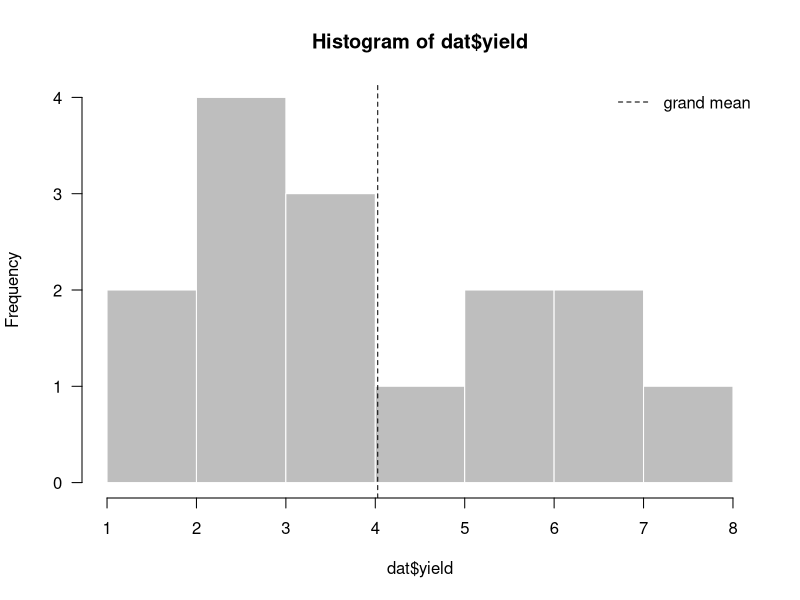
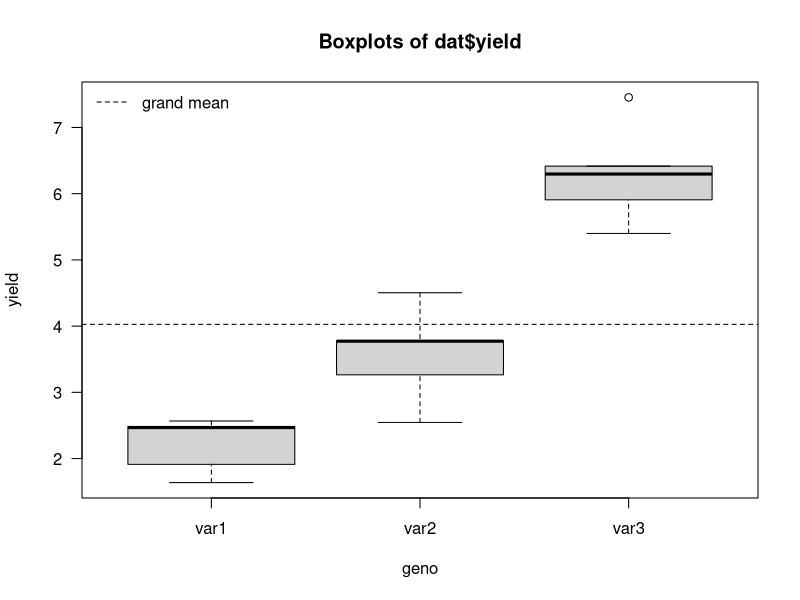
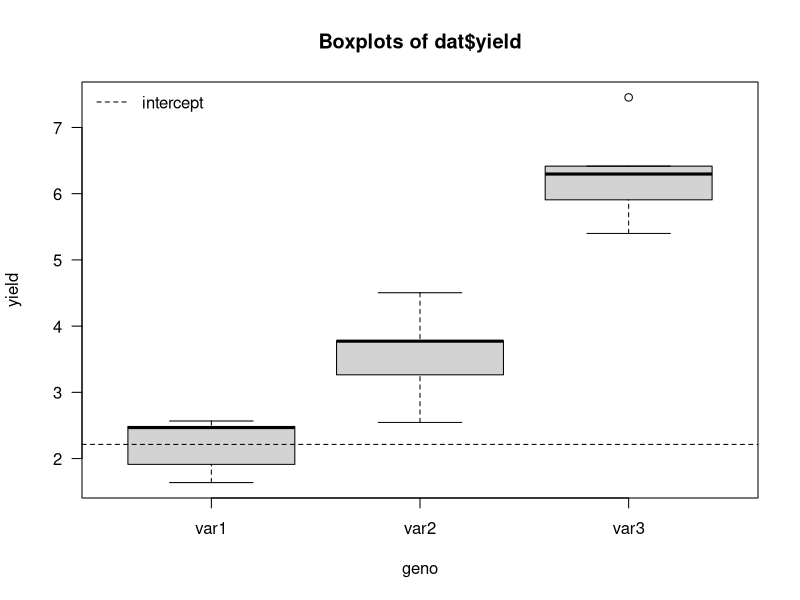
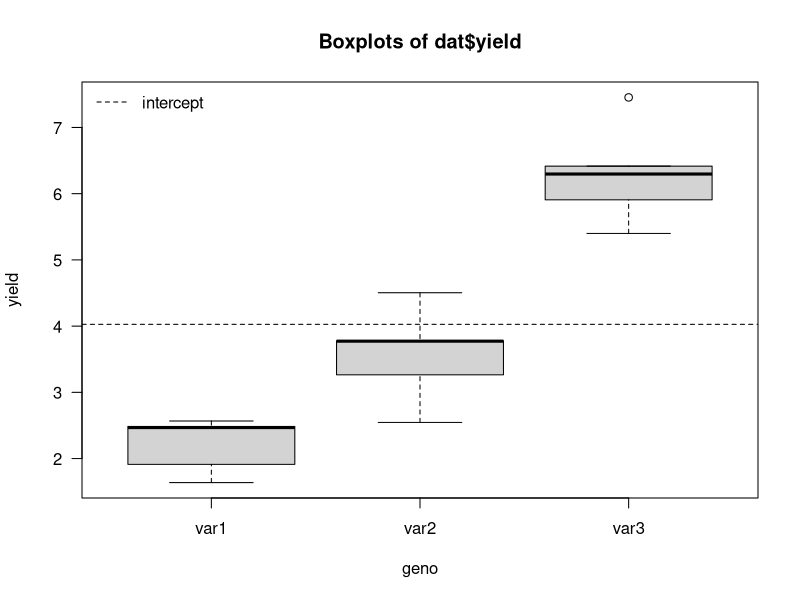
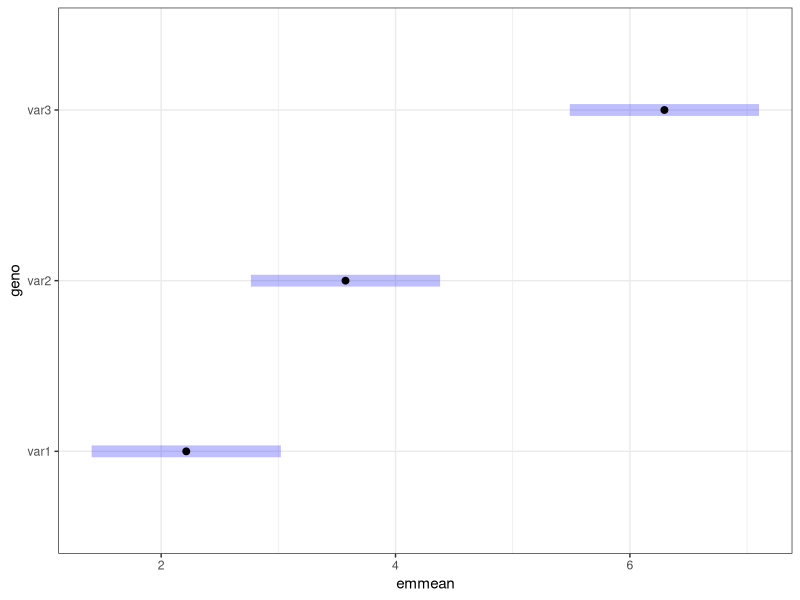
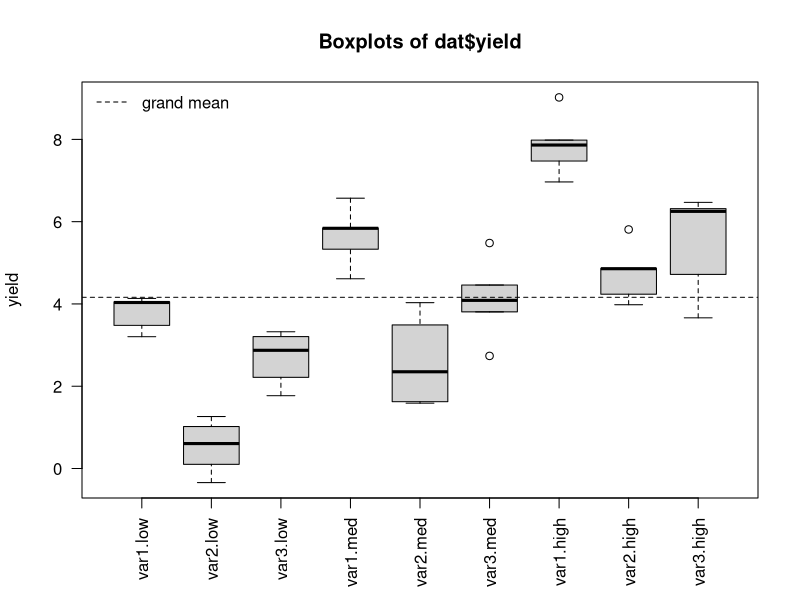
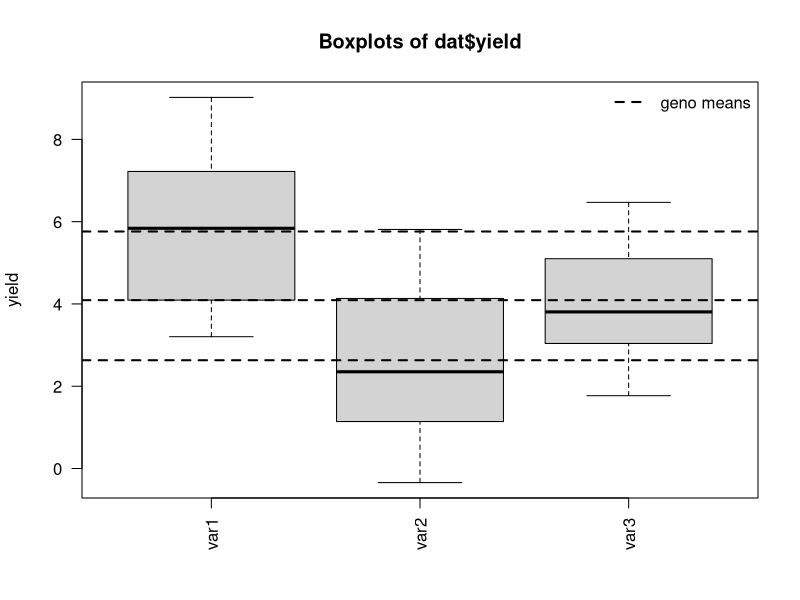
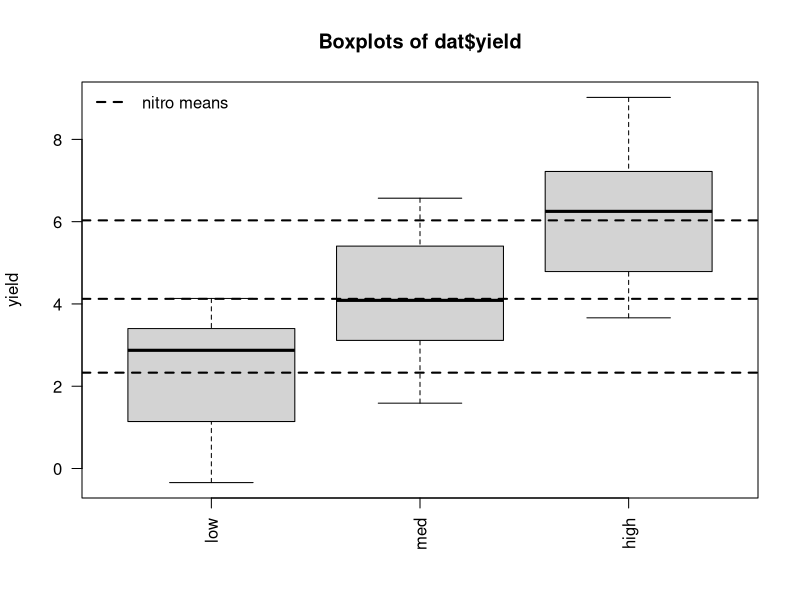

These charts were generated, in order, by the following R code:
## ---- chunk 1
suppressPackageStartupMessages(library(knitr))
opts_chunk$set(echo=TRUE, warning=TRUE, message=TRUE, cache=FALSE,
               fig.align="center", collapse=TRUE)
opts_knit$set(progress=TRUE, verbose=TRUE)
## ---- chunk 2
suppressPackageStartupMessages(library(emmeans))
## ---- chunk 3
G <- 3 # number of genotypes
R <- 5 # number of replicates per genotype
## ---- chunk 4
(lev.genos <- paste0("var", 1:G))
(lev.reps <- LETTERS[1:R])
dat <- data.frame(geno=rep(lev.genos, each=R),
                  rep=rep(lev.reps, G),
                  yield=NA,
                  stringsAsFactors=FALSE)
dat
## ---- chunk 5
set.seed(12345) # to make the simulation reproducible
N <- nrow(dat) # total number of observations
stopifnot(G == 3)
(true.geno.means <- setNames(c(2, 4, 6), lev.genos))
(true.mean <- mean(true.geno.means))
for(i in 1:N){
  true.geno.mean <- true.geno.means[dat$geno[i]]
  dat$yield[i] <- true.geno.mean
}
sd.error <- 0.8
epsilons <- rnorm(n=N, mean=0, sd=sd.error)
dat$yield <- dat$yield + epsilons
dat$geno <- as.factor(dat$geno)
dat$rep <- as.factor(dat$rep)
dat
## ---- chunk 6
str(dat)
(grand.mean <- mean(dat$yield))
(geno.means <- tapply(dat$yield, dat$geno, mean))
## ---- chunk 7
hist(dat$yield, col="grey", border="white", las=1)
abline(v=grand.mean, lty=2)
legend("topright", legend="grand mean", lty=2, bty="n")
## ---- chunk 8
boxplot(yield ~ geno, data=dat, las=1, varwidth=TRUE,
        main="Boxplots of dat$yield")
abline(h=grand.mean, lty=2)
legend("topleft", legend="grand mean", lty=2, bty="n")
## ---- chunk 9
## example with G=3 genotypes and R=2 reps
y <- dat$yield[dat$rep %in% c("A","B")]
(X_1 <- matrix(c(1,0,0,
                 1,0,0,
                 0,1,0,
                 0,1,0,
                 0,0,1,
                 0,0,1),
               nrow=6, ncol=3, byrow=TRUE))
tXX_1 <- t(X_1) %*% X_1
inv_tXX_1 <- solve(tXX_1)
(m.hat <- inv_tXX_1 %*% t(X_1) %*% y)
(epsilons.hat <- y - X_1 %*% m.hat)
mean(epsilons.hat)
## ---- chunk 10
## example with G=3 genotypes and R=2 reps
y <- dat$yield[dat$rep %in% c("A","B")]
(X_2 <- matrix(c(1,1,0,0,
                 1,1,0,0,
                 1,0,1,0,
                 1,0,1,0,
                 1,0,0,1,
                 1,0,0,1),
               nrow=6, ncol=3+1, byrow=TRUE))
kappa(X_2) # the higher, the more singular X is
tXX_2 <- t(X_2) %*% X_2
eigen(tXX_2)$values # the matrix is singular if at least one eigenvalue is zero
try(inv_tXX_2 <- solve(tXX_2))
## ---- chunk 11
getOption("contrasts")
contrasts(dat$geno)
(Bstar.ct <- contr.treatment(levels(dat$geno)))
## ---- chunk 12
(B.ct <- cbind(intercept=1, Bstar.ct))
(C.ct <- solve(B.ct))
(Cstar.ct <- C.ct[-1,])
## ---- chunk 13
apply(Cstar.ct, 1, sum)
## ---- chunk 14
fit.ct <- lm(yield ~ geno, data=dat, contrasts=list(geno="contr.treatment"))
summary(fit.ct)
(alpha.ct.hat <- coef(fit.ct))
## ---- chunk 15
(tmp <- anova(fit.ct))
(RSS.ct <- tmp["Residuals", "Sum Sq"])
summary(fit.ct)$sigma
summary(fit.ct)$sigma^2
(r.ct <- fit.ct$rank)
(S2.ct <- RSS.ct / (N - r.ct))
## ---- chunk 16
alpha.ct.hat[1+0]
geno.means[1]
C.ct[1,,drop=FALSE] %*% geno.means
## ---- chunk 17
alpha.ct.hat[1+1]
geno.means[2] - geno.means[1]
C.ct[2,,drop=FALSE] %*% geno.means
## ---- chunk 18
alpha.ct.hat[1+2]
geno.means[3] - geno.means[1]
C.ct[3,,drop=FALSE] %*% geno.means
## ---- chunk 19
alpha.ct.hat
C.ct %*% geno.means
## ---- chunk 20
boxplot(yield ~ geno, data=dat, las=1, varwidth=TRUE,
        main="Boxplots of dat$yield")
abline(h=alpha.ct.hat[1], lty=2)
legend("topleft", legend="intercept", lty=2, bty="n")
## ---- chunk 21
geno.means
B.ct %*% alpha.ct.hat
## ---- chunk 22
options(contrasts=c("contr.sum", "contr.poly"))
getOption("contrasts")
contrasts(dat$geno)
(Bstar.cs <- contr.sum(levels(dat$geno)))
## ---- chunk 23
(B.cs <- cbind(intercept=1, Bstar.cs))
(C.cs <- solve(B.cs))
(Cstar.cs <- C.cs[-1,])
## ---- chunk 24
apply(Cstar.cs, 1, sum)
## ---- chunk 25
fit.cs <- lm(yield ~ geno, data=dat, contrasts=list(geno="contr.sum"))
summary(fit.cs)
(alpha.cs.hat <- coef(fit.cs))
## ---- chunk 26
(tmp <- anova(fit.cs))
(RSS.cs <- tmp["Residuals", "Sum Sq"])
summary(fit.cs)$sigma
summary(fit.cs)$sigma^2
(r.cs <- fit.cs$rank)
(S2.cs <- RSS.cs / (N - r.cs))
## ---- chunk 27
alpha.cs.hat[1+0]
mean(geno.means)
## ---- chunk 28
alpha.cs.hat[1+1]
geno.means[1] - mean(geno.means)
## ---- chunk 29
alpha.cs.hat[1+2]
geno.means[2] - mean(geno.means)
## ---- chunk 30
geno.means[3] - mean(geno.means)
## ---- chunk 31
alpha.cs.hat
C.cs %*% geno.means
## ---- chunk 32
boxplot(yield ~ geno, data=dat, las=1, varwidth=TRUE,
        main="Boxplots of dat$yield")
abline(h=alpha.cs.hat[1], lty=2)
legend("topleft", legend="intercept", lty=2, bty="n")
## ---- chunk 33
geno.means
B.cs %*% alpha.cs.hat
## ---- chunk 34
X.cs <- model.matrix(yield ~ geno, data=dat,
                     contrasts.arg=list(geno="contr.sum"))
print(X.cs)
## ---- chunk 35
X.1 <- model.matrix(yield ~ 0 + geno, data=dat,
                    contrasts.arg=list(geno="contr.sum"))
## X.1 <- matrix(data=0, nrow=nrow(dat), ncol=nlevels(dat$geno))
## colnames(X.1) <- levels(dat$geno)
## for(j in 1:ncol(X.1))
##   X.1[,j] <- as.numeric(dat$geno == colnames(X.1)[j])
X.1
B.cs
(X.cs <- X.1 %*% B.cs)
## ---- chunk 36
tXX_cs <- t(X.cs) %*% X.cs
inv_tXX_cs <- solve(tXX_cs)
(alpha.cs.hat <- inv_tXX_cs %*% t(X.cs) %*% dat$yield)
## ---- chunk 37
epsilon.cs.hat <- dat$yield - X.cs %*% alpha.cs.hat
(RSS.cs <- t(epsilon.cs.hat) %*% epsilon.cs.hat)
(S2.cs <- RSS.cs / (N - r.cs))
S2.cs <- S2.cs[1,1]
## ---- chunk 38
(var.alpha.cs.hat <- inv_tXX_cs * S2.cs)
(se.alpha.cs.hat <- sqrt(diag(var.alpha.cs.hat)))
## ---- chunk 39
(test.stats.cs <- alpha.cs.hat / se.alpha.cs.hat)
## ---- chunk 40
l <- 0.05
(pvals.cs <- 2 * pt(q=abs(test.stats.cs), df=N-r.cs, ncp=1-l/2, lower.tail=FALSE))
(pvals.cs <- 2 * pt(q=abs(test.stats.cs), df=N-r.cs, lower.tail=FALSE))
## ---- chunk 41
Bstar.cs2 <- matrix(data=c(-1, -1,
                           1, 0,
                           0, 1),
                    byrow=TRUE,
                    nrow=G, ncol=G-1)
rownames(Bstar.cs2) <- lev.genos
(B.cs2 <- cbind(intercept=1, Bstar.cs2))
X.cs2 <- X.1 %*% B.cs2
## ---- chunk 42
tXX_cs2 <- t(X.cs2) %*% X.cs2
inv_tXX_cs2 <- solve(tXX_cs2)
(alpha.cs2.hat <- inv_tXX_cs2 %*% t(X.cs2) %*% dat$yield)
## ---- chunk 43
epsilon.cs2.hat <- dat$yield - X.cs2 %*% alpha.cs2.hat
(RSS.cs2 <- t(epsilon.cs2.hat) %*% epsilon.cs2.hat)
(S2.cs2 <- RSS.cs2 / (N - r.cs))
S2.cs2 <- S2.cs2[1,1]
(var.alpha.cs2.hat <- inv_tXX_cs2 * S2.cs2)
(se.alpha.cs2.hat <- sqrt(diag(var.alpha.cs2.hat)))
(test.stats.cs2 <- alpha.cs2.hat / se.alpha.cs2.hat)
l <- 0.05
(pvals.cs2 <- 2 * pt(q=abs(test.stats.cs2), df=N-r.cs, ncp=1-l/2, lower.tail=FALSE))
(pvals.cs2 <- 2 * pt(q=abs(test.stats.cs2), df=N-r.cs, lower.tail=FALSE))
## ---- chunk 44
emm <- emmeans(object=fit.cs, specs="geno")
summary(emm, level=0.95)
contrast(object=emm, method="dunnett") # same as contr.treatment
contrast(object=emm, method="eff")     # same as contr.sum
test(emm, null=mean(dat$yield)) # testing if each mean is equal to the grand mean
test(emm, null=coef(fit.cs)[1]) # testing if each mean is equal to the intercept with contr.sum
## ---- chunk 45
pairs(emm, adjust="tukey") # Tukey's HSD test
(tukey <- multcomp::cld(object=emm, adjust="Tukey", alpha=0.05, Letters=letters))
plot(tukey) + ggplot2::theme_bw()
## ---- chunk 46
G <- 3 # number of genotypes
F <- 3 # number of types of nitrogen fertilization
R <- 5 # number of replicates per treatment

(lev.genos <- paste0("var", 1:G))
(lev.nitros <- c("low", "med", "high"))
(lev.reps <- LETTERS[1:R])

tmp <- expand.grid(lev.reps, lev.nitros, lev.genos)
dat <- data.frame(geno=tmp$Var3,
                  nitro=tmp$Var2,
                  rep=tmp$Var1,
                  true_yield=NA,
                  yield=NA)
head(dat, 17)
## ---- chunk 47
set.seed(12345)
N <- nrow(dat)
true.grand.mean <- 4
(true.geno.effs <- setNames(as.vector(scale(c(2, -1.2, 0), center=TRUE, scale=FALSE)),
                            lev.genos))
(true.nitro.effs <- setNames(as.vector(scale(c(-2, 0.5, 2), center=TRUE, scale=FALSE)),
                             lev.nitros))
## ---- chunk 48
(true.geno.means <- true.grand.mean + true.geno.effs)
(true.nitro.means <- true.grand.mean + true.nitro.effs)

Bstar.cs.geno <- contr.sum(levels(dat$geno))
B.cs.geno <- cbind(intercept=1, Bstar.cs.geno)
C.cs.geno <- solve(B.cs.geno)
(true.geno.contrs <- C.cs.geno %*% true.geno.means)

Bstar.cs.nitro <- contr.sum(levels(dat$nitro))
B.cs.nitro <- cbind(intercept=1, Bstar.cs.nitro)
C.cs.nitro <- solve(B.cs.nitro)
(true.nitro.contrs <- C.cs.nitro %*% true.nitro.means)

stopifnot(all.equal(true.geno.contrs["intercept",1], true.nitro.contrs["intercept",1]))
## ---- chunk 49
for(i in 1:N)
  dat$true_yield[i] <- true.grand.mean +
    true.geno.effs[dat$geno[i]] +
    true.nitro.effs[dat$nitro[i]]
## ---- chunk 50
X <- model.matrix(~ 1 + geno + nitro, dat,
                  contrasts.arg = list(geno="contr.sum", nitro="contr.sum"))
true.beta <- c(true.geno.contrs, true.nitro.contrs[-1])
stopifnot(all.equal((X %*% true.beta)[,1], dat$true_yield, check.attributes=FALSE))
## ---- chunk 51
sd.error <- 0.8
epsilons <- rnorm(n=N, mean=0, sd=sd.error)
dat$yield <- dat$true_yield + epsilons
## ---- chunk 52
(obs.grand.mean <- mean(dat$yield))
(obs.geno.means <- tapply(dat$yield, dat$geno, mean))
(obs.nitro.means <- tapply(dat$yield, dat$nitro, mean))

boxplot(yield ~ geno + nitro, data=dat, las=2, varwidth=TRUE,
        main="Boxplots of dat$yield", xlab="")
abline(h=obs.grand.mean, lty=2)
legend("topleft", legend="grand mean", lty=2, bty="n")

boxplot(yield ~ geno, data=dat, las=2, varwidth=TRUE,
        main="Boxplots of dat$yield", xlab="")
abline(h=obs.geno.means, lty=2, lwd=2)
legend("topright", legend="geno means", lty=2, lwd=2, bty="n")

boxplot(yield ~ nitro, data=dat, las=2, varwidth=TRUE,
        main="Boxplots of dat$yield", xlab="")
abline(h=obs.nitro.means, lty=2, lwd=2)
legend("topleft", legend="nitro means", lty=2, lwd=2, bty="n")
## ---- chunk 53
fit.cs <- lm(yield ~ geno + nitro, data=dat,
             contrasts=list(geno="contr.sum", nitro="contr.sum"))
summary(fit.cs)
(alpha.cs.hat <- coef(fit.cs))
## ---- chunk 54
alpha.cs.hat[c("(Intercept)", "geno1", "geno2")]
data.frame(true=C.cs.geno %*% true.geno.means,
           estim=C.cs.geno %*% obs.geno.means)

alpha.cs.hat[c("(Intercept)", "nitro1", "nitro2")]
data.frame(true=C.cs.nitro %*% true.nitro.means,
           estim=C.cs.nitro %*% obs.nitro.means)

stopifnot(all.equal(fitted(fit.cs), (X %*% alpha.cs.hat)[,1], check.attributes=FALSE))
## ---- chunk 55
B.cs.geno %*% alpha.cs.hat[c("(Intercept)", "geno1", "geno2")]
cbind(true.geno.means, obs.geno.means)

B.cs.nitro %*% alpha.cs.hat[c("(Intercept)", "nitro1", "nitro2")]
cbind(true.nitro.means, obs.nitro.means)
## ---- chunk 56
print(sessionInfo(), locale=FALSE)
